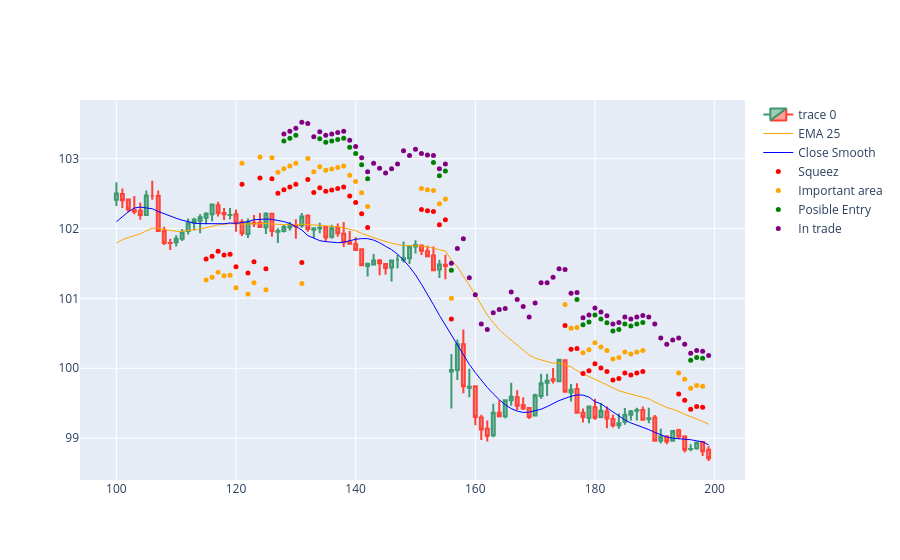

Source (notebook cell):
### Code cell
import plotly.io as pio
import plotly.graph_objects as go  

dfpl = result[200:300]

fig = go.Figure(
    data=[
        go.Candlestick(
            x=dfpl['index'], 
            open=dfpl['open'],
            high=dfpl['high'],
            low=dfpl['low'],
            close=dfpl['close']),
        go.Scatter(
            x=dfpl['index'], 
            y=dfpl['ema25'],
            line=dict(color='orange', width=1), 
            name="EMA 25"),
        go.Scatter(
            x=dfpl['index'], 
            y=dfpl['close_smooth'],
            line=dict(color='blue', width=1), 
            name="Close Smooth")
    ]
)

fig.add_scatter(x=dfpl['index'], y=dfpl['squezzeArea'], mode="markers", marker=dict(size=5, color="red"), name="Squeez")
fig.add_scatter(x=dfpl['index'], y=dfpl['squeezeCloseToEmaArea'], mode="markers", marker=dict(size=5, color="orange"), name="Important area")
fig.add_scatter(x=dfpl['index'], y=dfpl['posibleEntry'], mode="markers", marker=dict(size=5, color="green"), name="Posible Entry")
fig.add_scatter(x=dfpl['index'], y=dfpl['positionArea'], mode="markers", marker=dict(size=5, color="purple"), name="In trade")

fig.update_layout(xaxis_rangeslider_visible=False)
fig.show()
